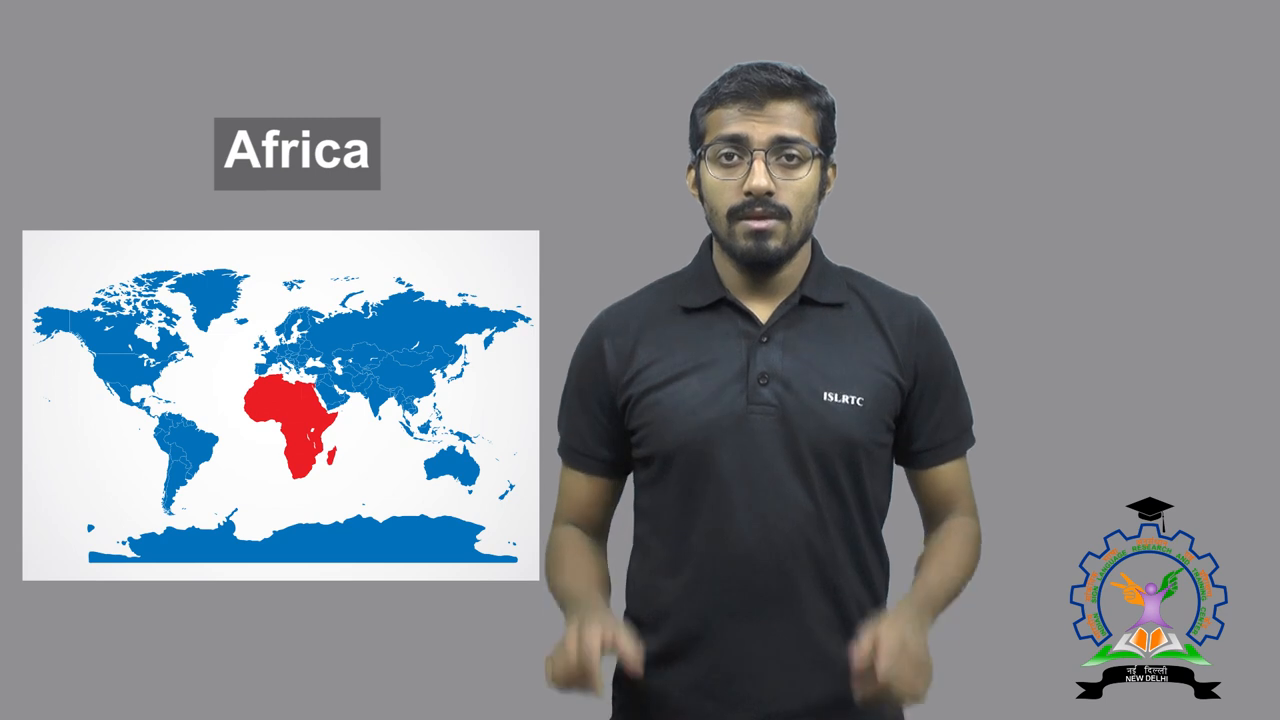
#> input picture frame 8 of Africa.mp4, 1280 x 720 px, given in place of cartoonize.mp4, which was not available
$ python cartoonize.py
#> lines starting #> are read from the running program, lines starting #| are printed output that depends on the picture; after the words box and inside, x2 and y2 are one past the last pixel; in counts of white or black regions, pixels touching at a corner belong together; pictures that were not available may be replaced by others from this repository, and a replacement may not be noted
import cv2
import numpy as np
import sys
from tqdm import tqdm
import os

SPEEDUP = 0.75

def cartoonize(video_in, video_out, start_sec=0, end_sec=10):
#> called with video_in = 'cartoonize.mp4', video_out = 'cartcartoonize.mp4', start_sec = 0, end_sec = 10
    cap = cv2.VideoCapture('./static/dataset/'+ video_in)

    w, h = int(cap.get(cv2.CAP_PROP_FRAME_WIDTH)),int(cap.get(cv2.CAP_PROP_FRAME_HEIGHT))
    fps = float(cap.get(cv2.CAP_PROP_FPS))
    length = int(cap.get(cv2.CAP_PROP_FRAME_COUNT))


    start_frame, end_frame = start_sec*fps, end_sec*fps

    #min_y,max_y = int(h/4), h
    #min_x,max_x = 0, int(w*3/4)

    min_y,max_y = 0, h
    min_x,max_x = 0, w
    out_h = max_y - min_y
    out_w = max_x - min_x

    writer = cv2.VideoWriter('./static/cartdata/'+video_out, cv2.VideoWriter_fourcc(*'WEBM'), SPEEDUP*fps, (out_w, out_h))

    for i in tqdm(range(length)):
        ret, img = cap.read()

        if start_frame <= i <= end_frame:
            img = img[min_y:max_y, min_x:max_x]
            gray = cv2.cvtColor(img, cv2.COLOR_BGR2GRAY)
            gray = cv2.medianBlur(gray, 5)
            edges = cv2.adaptiveThreshold(gray, 255, cv2.ADAPTIVE_THRESH_MEAN_C, cv2.THRESH_BINARY, 9, 9)
            color = cv2.bilateralFilter(img, 5, 5, 7)
            cartoon = cv2.bitwise_and(color, color, mask=edges)
            writer.write(cartoon)
#> this loop made 31 passes
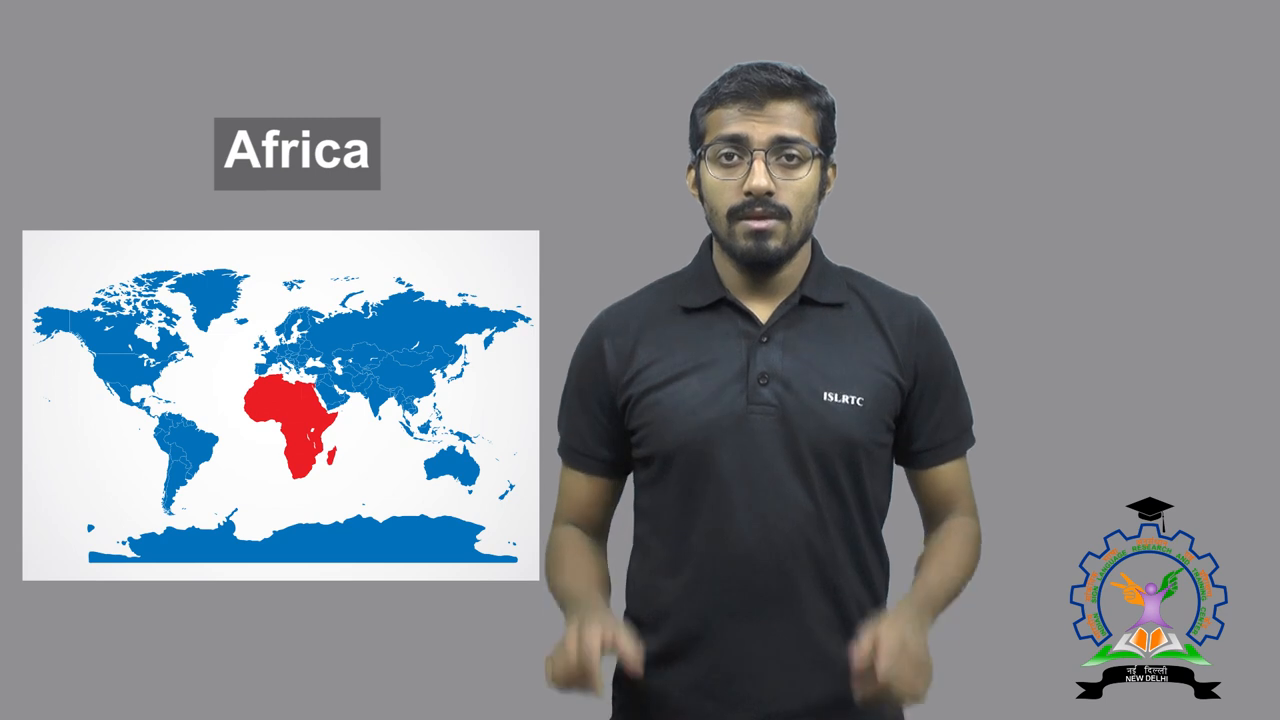
#> input picture frame 8 of Africa.mp4, 1280 x 720 px, given in place of cartoonize.mp4, which was not available
#> pass 1, in cartoonize, `edges = cv2.adaptiveThreshold(gray, 255, cv2.ADAPTIVE_THRESH_MEAN_C, c..`:
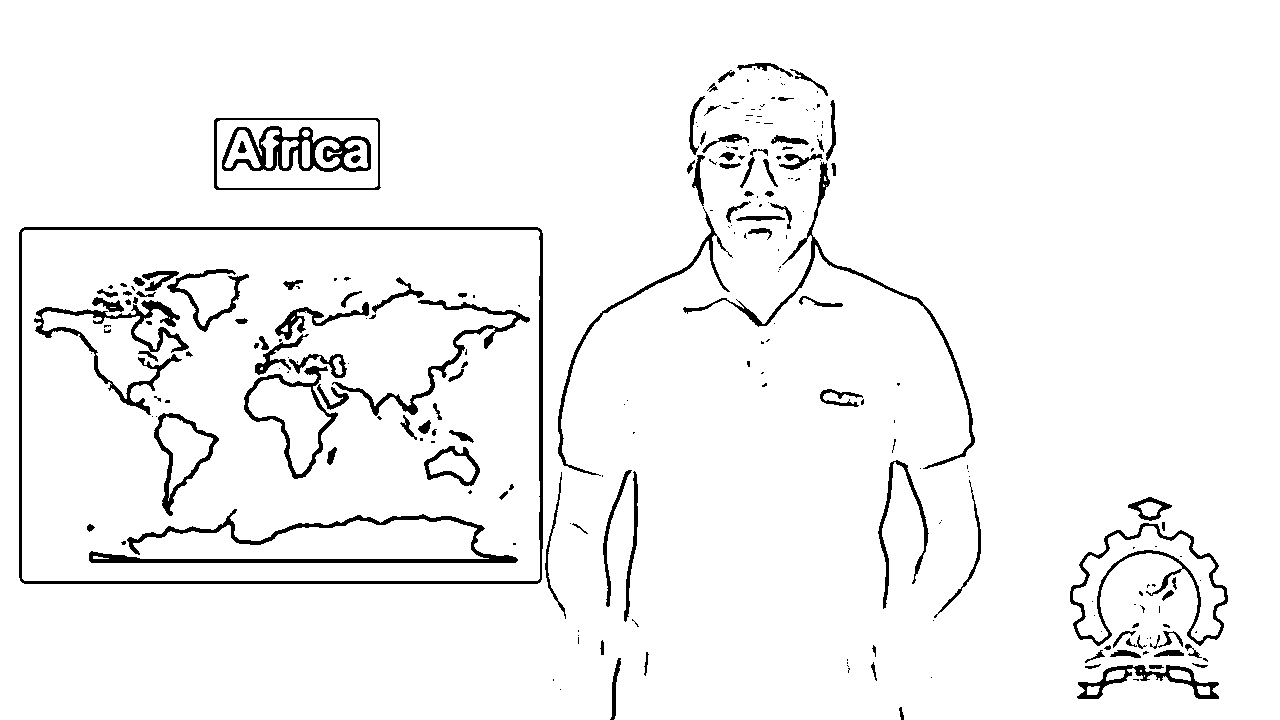
#> edges: shape (720, 1280); 95.4% white; 247 black regions (138 under 20 px), largest, box (x1, y1, x2, y2) and area: (19, 227, 543, 584) 5415, (89, 509, 518, 563) 3839, (34, 300, 189, 415) 2695
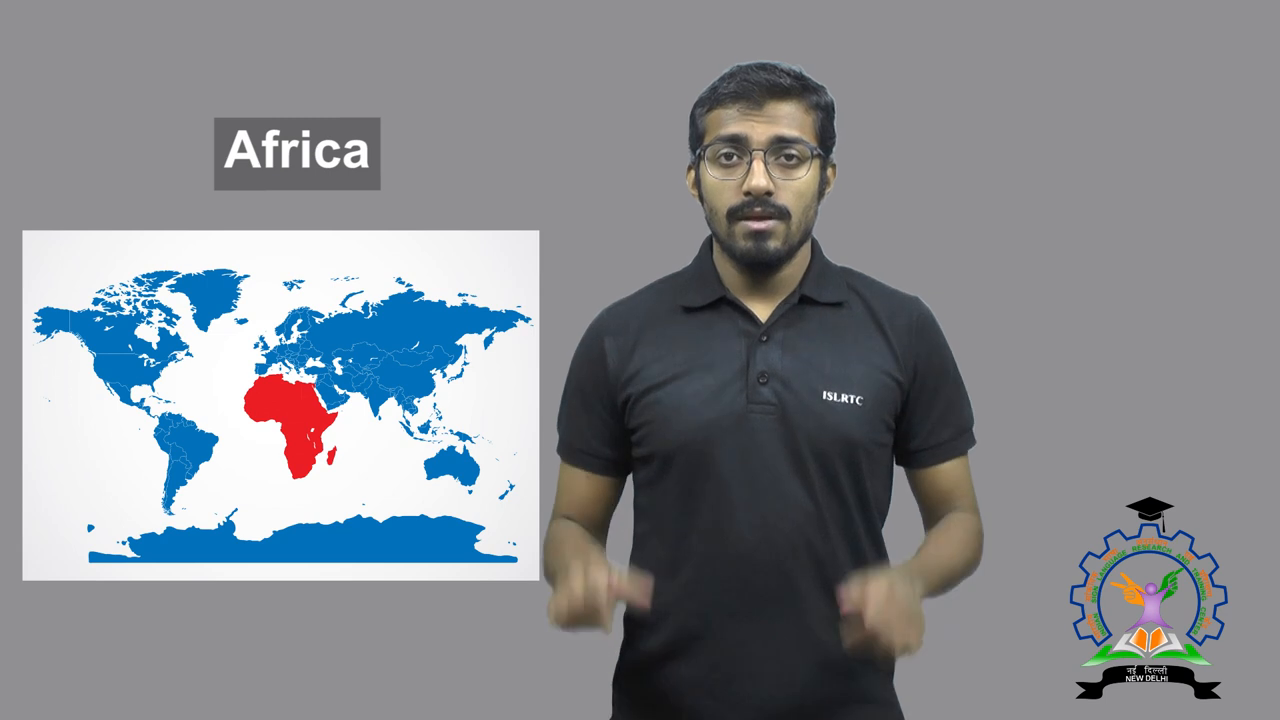
#> input picture frame 9 of Africa.mp4, 1280 x 720 px, given in place of cartoonize.mp4, which was not available
#> after the loop:
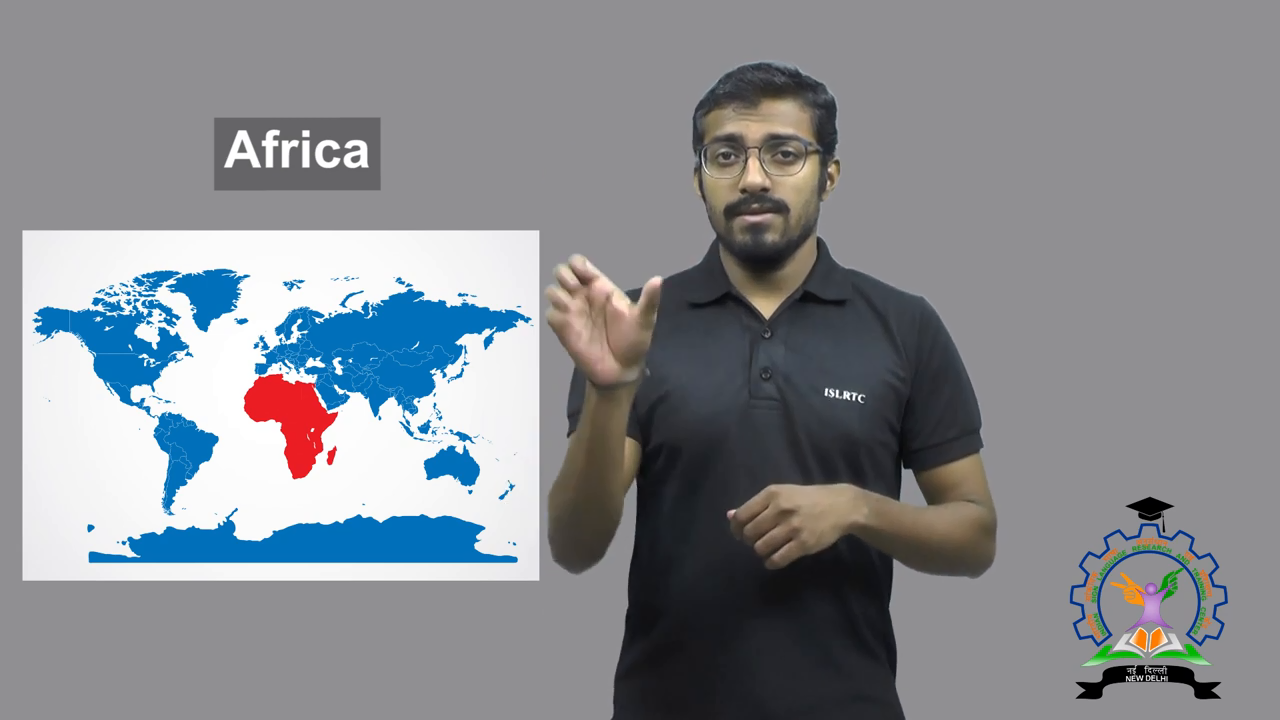
#> color: shape (720, 1280, 3); mean B, G, R 143.7, 138.7, 135.3
#> after the loop:
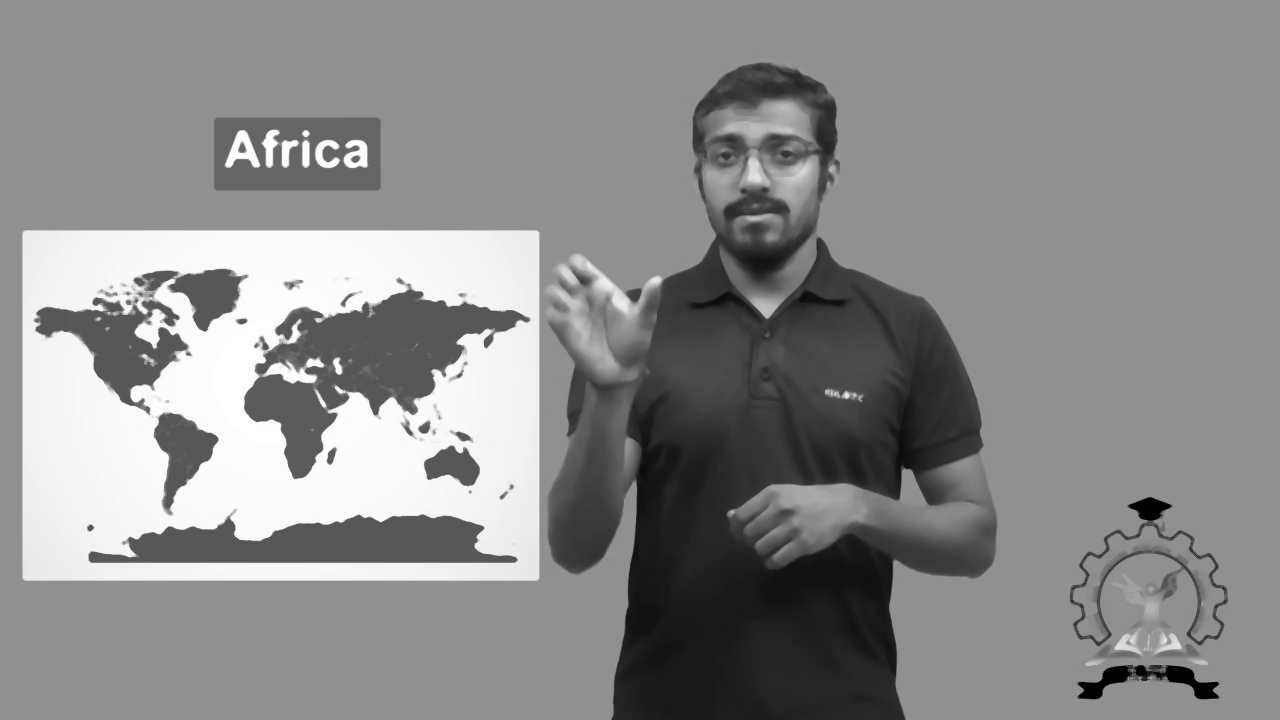
#> gray: shape (720, 1280); min 0, max 255, mean 138.5

    writer.release()
    cap.release()

def datalist():
    mylist = os.listdir(os.getcwd() + '/static/dataset')
    ls = []
    for x in mylist:
        ls.append(os.path.splitext(x)[0])
    return ls

if __name__ == '__main__':
    ls = datalist()
    print(ls)
    for i in ls:
        video_in = i + '.mp4'
        video_out = 'cart'+ i + '.mp4'
        cartoonize(video_in, video_out, 0, 10)
    """video_in = 'Africa.mp4'
    video_out = 'cartAfrica.mp4'
    cartoonize(video_in, video_out, 0, 10)"""

$ run again, starting later in the video
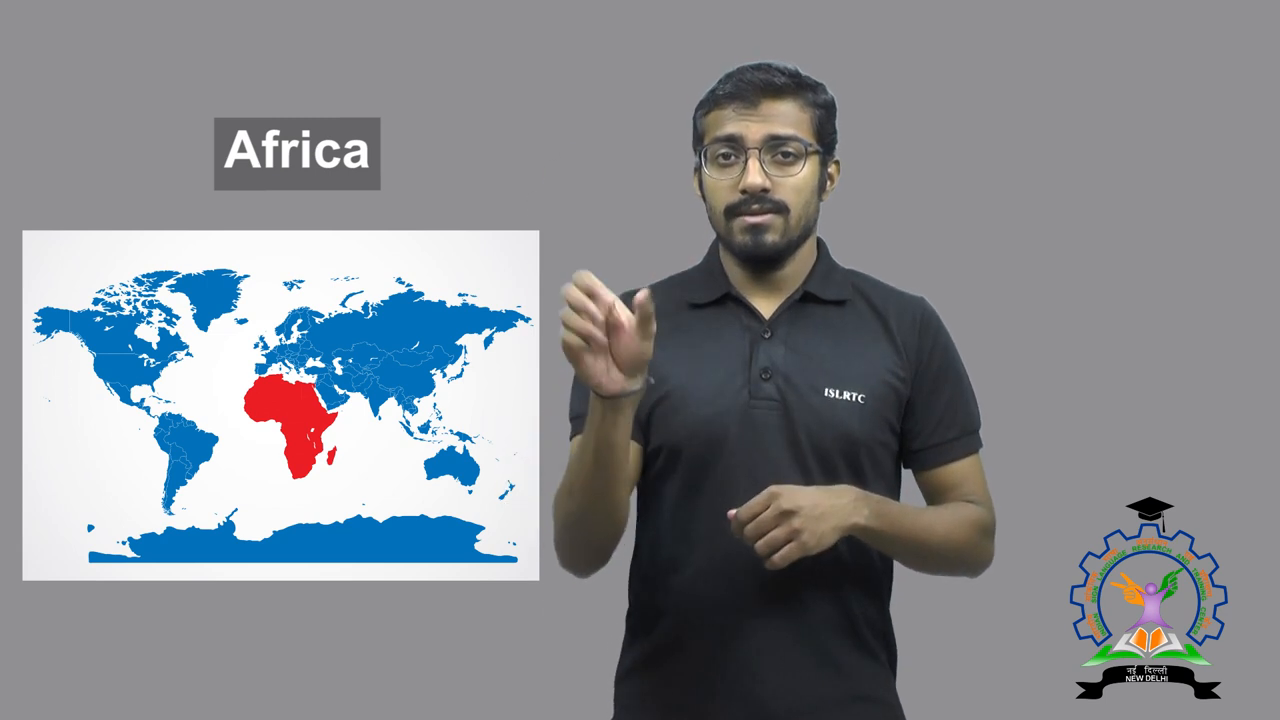
#> input picture frame 38 of Africa.mp4, 1280 x 720 px, given in place of cartoonize.mp4, which was not available
#> the loop in cartoonize, `for i in tqdm(range(length)):` made 31 passes
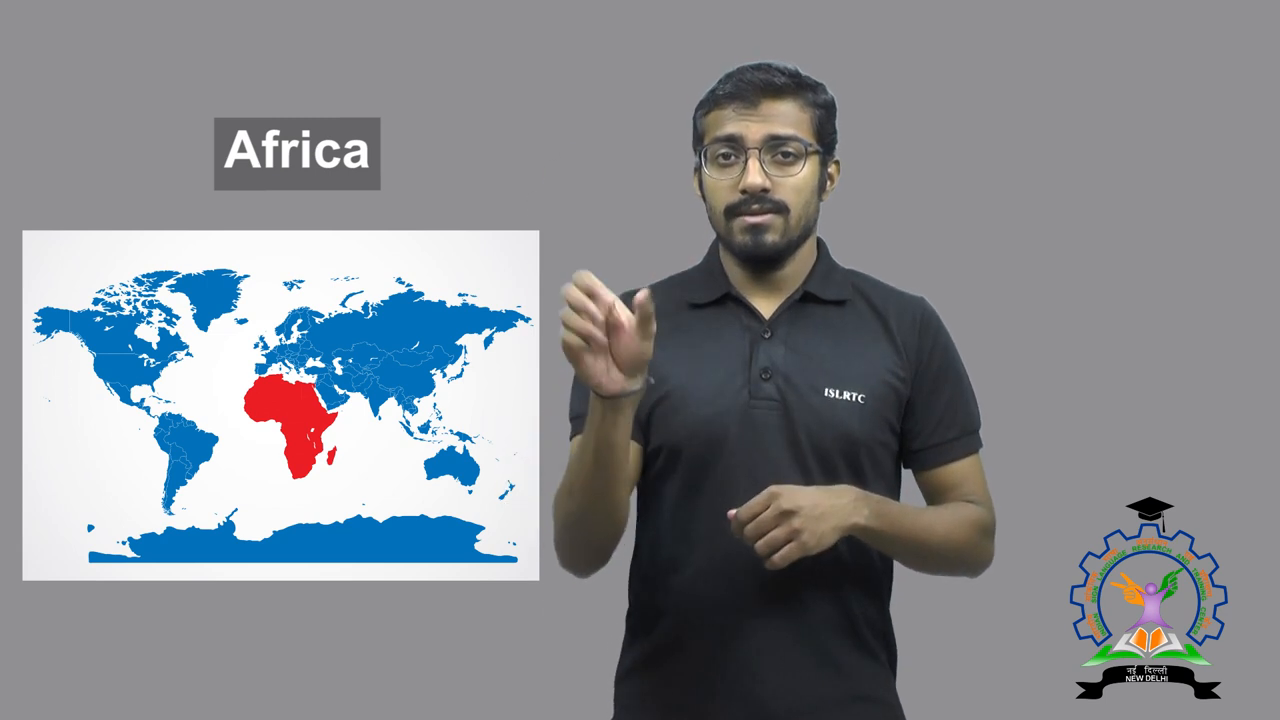
#> input picture frame 38 of Africa.mp4, 1280 x 720 px, given in place of cartoonize.mp4, which was not available
#> pass 1, in cartoonize, `edges = cv2.adaptiveThreshold(gray, 255, cv2.ADAPTIVE_THRESH_MEAN_C, c..`:
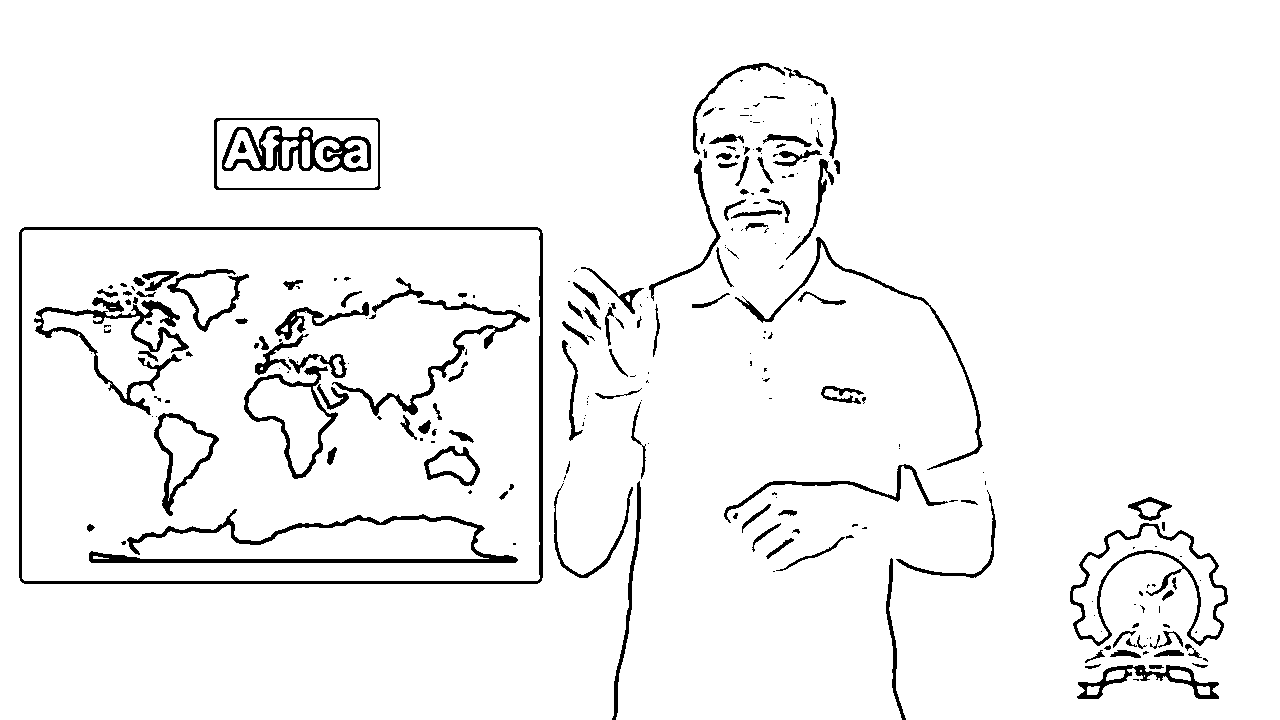
#> edges: shape (720, 1280); 95.2% white; 255 black regions (131 under 20 px), largest, box (x1, y1, x2, y2) and area: (19, 227, 543, 584) 5488, (89, 509, 518, 563) 3839, (34, 300, 189, 415) 2695
#> after the loop in cartoonize, `for i in tqdm(range(length)):`:
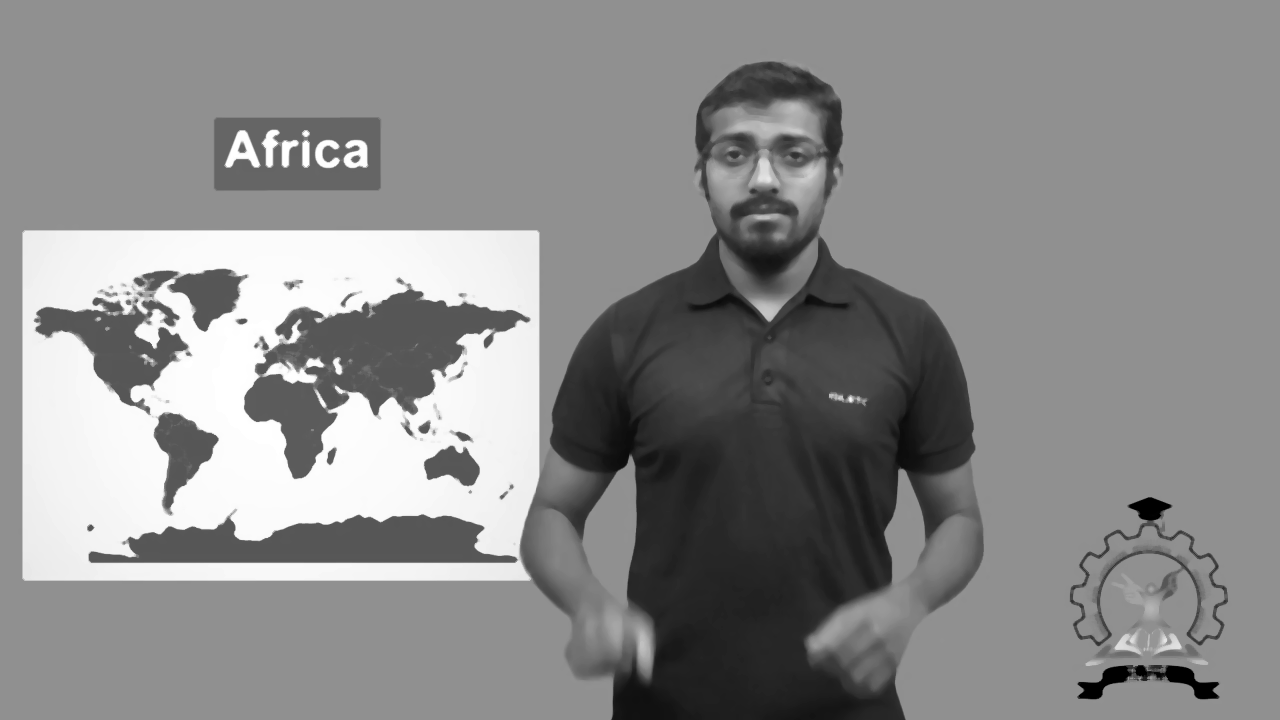
#> gray: shape (720, 1280); min 0, max 255, mean 138.1
